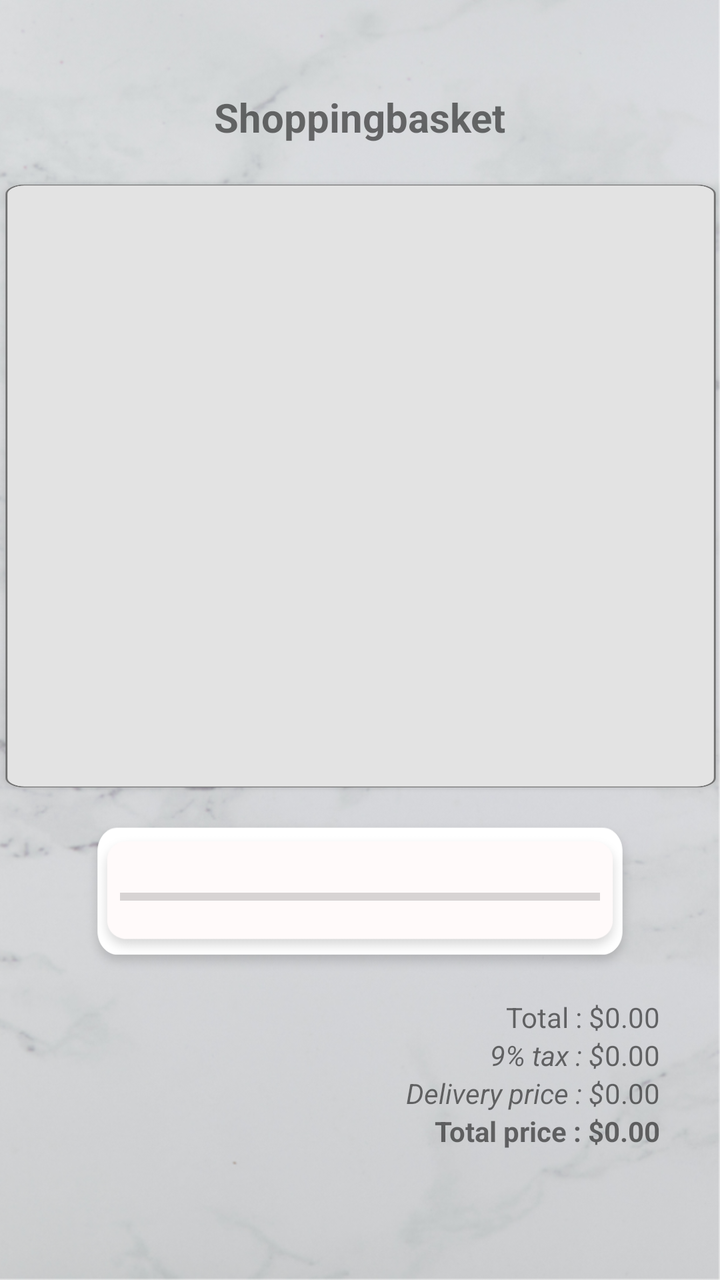
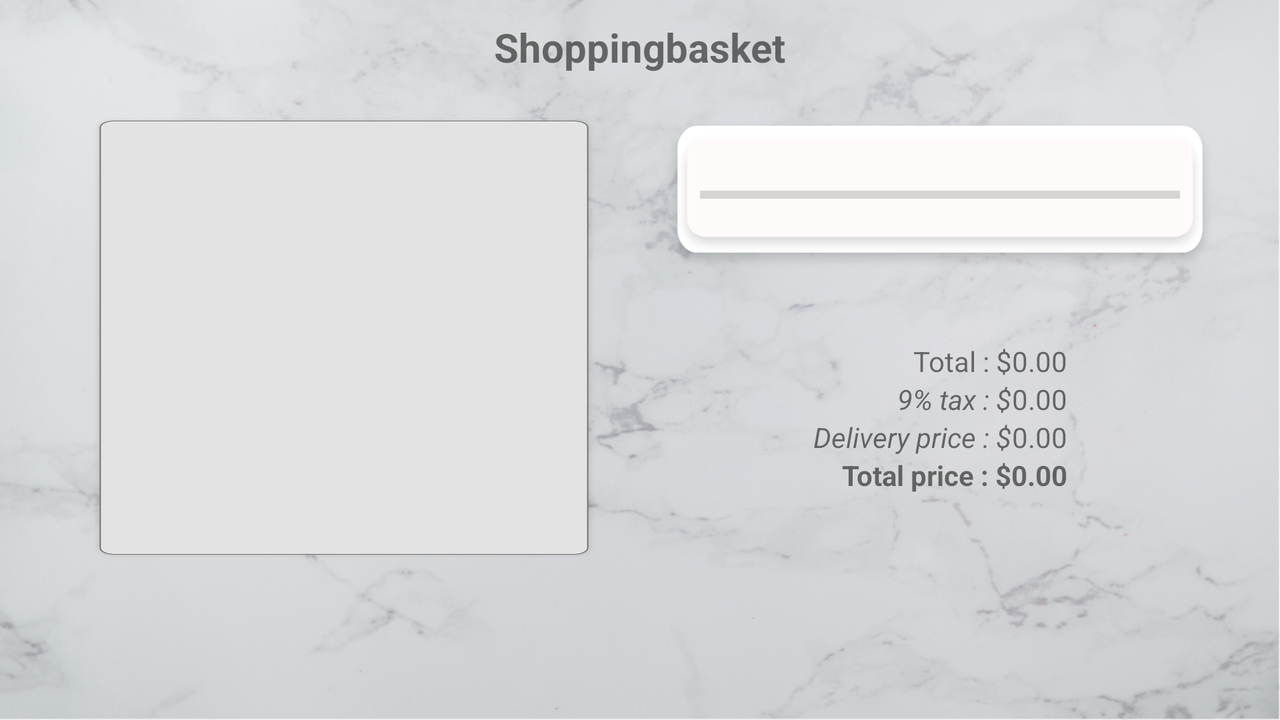

One screen, two layout resources from the same app: the default and the repository's alternative for another configuration. Each is rendered where Android would select it; the XML of both is given below.
<!-- AndroidManifest.xml: application theme AppTheme -->
<!-- res/layout/fragment_basket.xml -->
<?xml version="1.0" encoding="utf-8"?>
<androidx.constraintlayout.widget.ConstraintLayout xmlns:android="http://schemas.android.com/apk/res/android"
    xmlns:app="http://schemas.android.com/apk/res-auto"
    xmlns:tools="http://schemas.android.com/tools"
    android:background="@drawable/emptybackground"
    android:layout_width="match_parent"
    android:layout_height="match_parent"
    tools:context=".Activitys.Main.Basket">

    <TextView
        android:id="@+id/shoppingCartTitle"
        android:layout_width="wrap_content"
        android:layout_height="wrap_content"
        android:layout_marginTop="45dp"
        android:text="@string/title_shopping_Cart"
        android:textSize="20dp"
        android:textStyle="bold"
        app:layout_constraintEnd_toEndOf="parent"
        app:layout_constraintStart_toStartOf="parent"
        app:layout_constraintTop_toTopOf="parent" />

    <ListView
        android:id="@+id/shoppinCartView"
        android:layout_width="372dp"
        android:layout_height="310dp"
        android:layout_marginTop="16dp"
        android:background="@drawable/longbackground"
        android:divider="@null"
        android:dividerHeight="3dp"
        android:headerDividersEnabled="false"
        android:isScrollContainer="false"
        android:scaleType="centerCrop"
        android:smoothScrollbar="true"
        app:layout_constraintEnd_toEndOf="parent"
        app:layout_constraintStart_toStartOf="parent"
        app:layout_constraintTop_toBottomOf="@+id/shoppingCartTitle" />

    <TableLayout
        android:id="@+id/shoppingCartPriceTable"
        android:layout_width="wrap_content"
        android:layout_height="wrap_content"
        android:layout_marginTop="10dp"
        android:layout_marginEnd="30dp"
        app:layout_constraintEnd_toEndOf="parent"
        app:layout_constraintTop_toBottomOf="@+id/progressBar">

        <TableRow
            android:layout_width="match_parent"
            android:layout_height="match_parent">

            <TextView
                android:id="@+id/totalName"
                android:layout_width="wrap_content"
                android:layout_height="wrap_content"
                android:gravity="end"
                android:text="@string/shopping_Cart_total" />

            <TextView
                android:id="@+id/totalAllProducts"
                android:layout_width="wrap_content"
                android:layout_height="wrap_content"
                android:gravity="end"
                android:text="0.00" />

        </TableRow>

        <TableRow
            android:layout_width="match_parent"
            android:layout_height="match_parent">

            <TextView
                android:id="@+id/taxName"
                android:layout_width="wrap_content"
                android:layout_height="wrap_content"
                android:gravity="end"
                android:text="@string/shopping_Cart_tax"
                android:textStyle="italic" />

            <TextView
                android:id="@+id/totalTax"

                android:layout_width="wrap_content"
                android:layout_height="wrap_content"
                android:gravity="end"
                android:text="0.00" />

        </TableRow>

        <TableRow
            android:layout_width="match_parent"
            android:layout_height="match_parent">

            <TextView
                android:id="@+id/deliveryPriceName"
                android:layout_width="wrap_content"
                android:layout_height="wrap_content"
                android:gravity="end"
                android:text="@string/shopping_Cart_delivery_price"
                android:textStyle="italic" />

            <TextView
                android:id="@+id/deliveryPriceBasket"
                android:layout_width="wrap_content"
                android:layout_height="wrap_content"
                android:gravity="end"
                android:text="0.00" />
        </TableRow>

        <TableRow
            android:layout_width="match_parent"
            android:layout_height="match_parent">

            <TextView
                android:id="@+id/totalEndPriceName"
                android:layout_width="wrap_content"
                android:layout_height="wrap_content"
                android:gravity="end"
                android:text="@string/shopping_Cart_total_price"
                android:textStyle="bold" />

            <TextView
                android:id="@+id/totalEndPrice"
                android:layout_width="wrap_content"
                android:layout_height="wrap_content"
                android:gravity="end"
                android:text="0.00"
                android:textStyle="bold" />
        </TableRow>
    </TableLayout>

    <ProgressBar
        android:id="@+id/progressBar"
        style="@style/Widget.AppCompat.ProgressBar.Horizontal"
        android:layout_width="280dp"
        android:layout_height="81dp"
        android:layout_marginTop="10dp"
        android:background="@drawable/smallbar"
        android:max="100"
        android:padding="20dp"
        android:progress="0"
        app:layout_constraintEnd_toEndOf="parent"
        app:layout_constraintStart_toStartOf="parent"
        app:layout_constraintTop_toBottomOf="@+id/shoppinCartView" />

</androidx.constraintlayout.widget.ConstraintLayout>
<!-- resources referenced by this layout -->
<resources>
  <!-- drawable emptybackground: png bitmap (drawable-hdpi, 680751 bytes) -->
  <!-- drawable longbackground: png bitmap (drawable-hdpi, 16212 bytes) -->
  <!-- drawable smallbar: png bitmap (drawable-hdpi, 4976 bytes) -->
  <string name="shopping_Cart_delivery_price">Delivery price : $</string>
  <string name="shopping_Cart_tax">9% tax : $</string>
  <string name="shopping_Cart_total">Total : $</string>
  <string name="shopping_Cart_total_price">Total price : $</string>
  <string name="title_shopping_Cart">Shoppingbasket</string>
  <style name="AppTheme" parent="Theme.AppCompat.Light.DarkActionBar">
  
          <item name="colorPrimary">@color/colorPrimary</item>
          <item name="colorPrimaryDark">@color/colorPrimaryDark</item>
          <item name="colorAccent">@color/colorAccent</item>
  
      </style>
  <color name="colorPrimary">#000000</color>
  <color name="colorPrimaryDark">#000000</color>
  <color name="colorAccent">#0E0E0E</color>
</resources>
<!-- res/layout-land/fragment_basket.xml (the repository's variant of the layout above) -->
<!-- drawn on the phone turned sideways -->
<?xml version="1.0" encoding="utf-8"?>
<androidx.constraintlayout.widget.ConstraintLayout xmlns:android="http://schemas.android.com/apk/res/android"
    xmlns:app="http://schemas.android.com/apk/res-auto"
    xmlns:tools="http://schemas.android.com/tools"
    android:background="@drawable/horizonbackgoundempty"
    android:layout_width="match_parent"
    android:layout_height="match_parent"
    tools:context=".Activitys.Main.Basket">

    <TextView
        android:id="@+id/shoppingCartTitle"
        android:layout_width="wrap_content"
        android:layout_height="wrap_content"
        android:layout_marginTop="10dp"
        android:text="@string/title_shopping_Cart"
        android:textSize="20dp"
        android:textStyle="bold"
        app:layout_constraintEnd_toEndOf="parent"
        app:layout_constraintStart_toStartOf="parent"
        app:layout_constraintTop_toTopOf="parent" />

    <ListView
        android:id="@+id/shoppinCartView"
        android:layout_width="256dp"
        android:layout_height="223dp"
        android:layout_marginTop="12dp"
        android:background="@drawable/longbackground"
        android:divider="@null"
        android:dividerHeight="3dp"
        android:headerDividersEnabled="false"
        android:isScrollContainer="false"
        android:scaleType="centerCrop"
        android:smoothScrollbar="true"
        app:layout_constraintBottom_toBottomOf="parent"
        app:layout_constraintEnd_toEndOf="parent"
        app:layout_constraintHorizontal_bias="0.115"
        app:layout_constraintStart_toStartOf="parent"
        app:layout_constraintTop_toBottomOf="@+id/shoppingCartTitle"
        app:layout_constraintVertical_bias="0.093" />

    <TableLayout
        android:id="@+id/shoppingCartPriceTable"
        android:layout_width="wrap_content"
        android:layout_height="wrap_content"
        android:layout_marginTop="33dp"
        app:layout_constraintEnd_toEndOf="parent"
        app:layout_constraintStart_toEndOf="@+id/shoppinCartView"
        app:layout_constraintTop_toBottomOf="@+id/progressBar">

        <TableRow
            android:layout_width="match_parent"
            android:layout_height="match_parent">

            <TextView
                android:id="@+id/totalName"
                android:layout_width="wrap_content"
                android:layout_height="wrap_content"
                android:gravity="end"
                android:text="@string/shopping_Cart_total" />

            <TextView
                android:id="@+id/totalAllProducts"
                android:layout_width="wrap_content"
                android:layout_height="wrap_content"
                android:gravity="end"
                android:text="0.00" />

        </TableRow>

        <TableRow
            android:layout_width="match_parent"
            android:layout_height="match_parent">

            <TextView
                android:id="@+id/taxName"
                android:layout_width="wrap_content"
                android:layout_height="wrap_content"
                android:gravity="end"
                android:text="@string/shopping_Cart_tax"
                android:textStyle="italic" />

            <TextView
                android:id="@+id/totalTax"

                android:layout_width="wrap_content"
                android:layout_height="wrap_content"
                android:gravity="end"
                android:text="0.00" />

        </TableRow>

        <TableRow
            android:layout_width="match_parent"
            android:layout_height="match_parent">

            <TextView
                android:id="@+id/deliveryPriceName"
                android:layout_width="wrap_content"
                android:layout_height="wrap_content"
                android:gravity="end"
                android:text="@string/shopping_Cart_delivery_price"
                android:textStyle="italic" />

            <TextView
                android:id="@+id/deliveryPriceBasket"
                android:layout_width="wrap_content"
                android:layout_height="wrap_content"
                android:gravity="end"
                android:text="0.00" />
        </TableRow>

        <TableRow
            android:layout_width="match_parent"
            android:layout_height="match_parent">

            <TextView
                android:id="@+id/totalEndPriceName"
                android:layout_width="wrap_content"
                android:layout_height="wrap_content"
                android:gravity="end"
                android:text="@string/shopping_Cart_total_price"
                android:textStyle="bold" />

            <TextView
                android:id="@+id/totalEndPrice"
                android:layout_width="wrap_content"
                android:layout_height="wrap_content"
                android:gravity="end"
                android:text="0.00"
                android:textStyle="bold" />
        </TableRow>
    </TableLayout>

    <ProgressBar
        android:id="@+id/progressBar"
        style="@style/Widget.AppCompat.ProgressBar.Horizontal"
        android:layout_width="280dp"
        android:layout_height="81dp"
        android:layout_marginTop="20dp"
        android:background="@drawable/smallbar"
        android:max="100"
        android:padding="20dp"
        android:progress="0"
        app:layout_constraintEnd_toEndOf="parent"
        app:layout_constraintStart_toEndOf="@+id/shoppinCartView"
        app:layout_constraintTop_toBottomOf="@+id/shoppingCartTitle" />

</androidx.constraintlayout.widget.ConstraintLayout>
<!-- resources referenced by the variant -->
<!-- as the phone turned sideways resolves them -->
<resources>
  <!-- drawable horizonbackgoundempty: png bitmap (drawable-hdpi, 724032 bytes) -->
  <!-- drawable longbackground: png bitmap (drawable-hdpi, 16212 bytes) -->
  <!-- drawable smallbar: png bitmap (drawable-hdpi, 4976 bytes) -->
  <string name="shopping_Cart_delivery_price">Delivery price : $</string>
  <string name="shopping_Cart_tax">9% tax : $</string>
  <string name="shopping_Cart_total">Total : $</string>
  <string name="shopping_Cart_total_price">Total price : $</string>
  <string name="title_shopping_Cart">Shoppingbasket</string>
  <style name="AppTheme" parent="Theme.AppCompat.Light.DarkActionBar">
  
          <item name="colorPrimary">@color/colorPrimary</item>
          <item name="colorPrimaryDark">@color/colorPrimaryDark</item>
          <item name="colorAccent">@color/colorAccent</item>
  
      </style>
  <color name="colorPrimary">#000000</color>
  <color name="colorPrimaryDark">#000000</color>
  <color name="colorAccent">#0E0E0E</color>
</resources>
